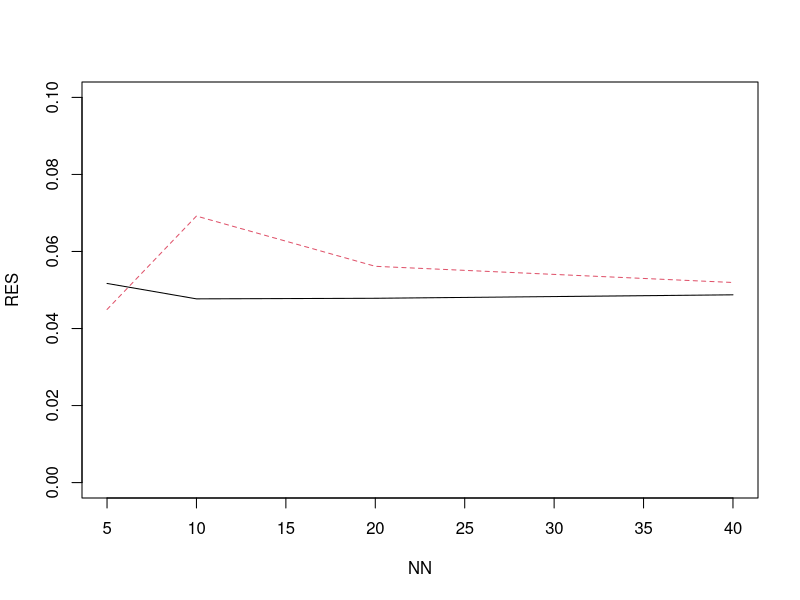

This chart was generated by the following R code:
# Zhentao Shi. 4/5/2015

# an example to develop an experiment for the test size of b_hat in OLS
# the code should be developed from scratch
# each step must be tested, and then wrap into a report

# steps
# 1. given sample size, get OLS b_hat and its t_value
# 2. wrap the t_value so that we can replicate for many many times
# 3. give sample size, report the size under two distributions
# 4. wrap it over different sample sizes.
# 5. add comments and documentation

rm(list = ls( ) )
library(plyr)
set.seed(999)


# set the parameters

Rep = 20000
b0 = matrix(1, nrow = 2 )


# the workhorse functions

MonteCarlo = function(X, n, type = "Normal", df = 1){
  # a function gives the t-value under the null
  if (type == "Normal"){
    e = rnorm(n)
  } else if (type == "T"){
    e = rt(n, df )
  }
  
  # X = cbind( 1, rnorm(n) ) # you can try this line. See what is the difference.
  Y = X %*% b0 + e
  rm(e)
  
  bhat = solve( t(X) %*% X, t(X)%*% Y )
  bhat2 = bhat[2] # parameter we want to test
  
  e_hat = Y - X %*% bhat
  sigma_hat_square = sum(e_hat^2)/ (n-2)
  sig_B = solve( t(X) %*% X  ) * sigma_hat_square
  t_value_2 = ( bhat2 - b0[2]) / sqrt( sig_B[2,2] ) 
  
  return( c(bhat2, t_value_2) )
}



# report the empirical test size
report = function(n){
  # collect the test size from the two distributions
  # this function contains some repeated code, but is OK for such a smply one
  TEST_SIZE = rep(0,2)
  
  # finite sample results requires X to be fixed 
  X = cbind( 1, rnorm(n) ) # generate the regressors
  
  Res = ldply( .data = 1:Rep, .fun = function(i) MonteCarlo(X, n, "Normal")  )
  names(Res) = c("bhat2", "t_value")
  TEST_SIZE[1] = mean( abs(Res$t_value) > qt(.975, n-2) )  
  
  Res = ldply( .data = 1:Rep, .fun = function(i) MonteCarlo(X, n, "T", 1)  )
  names(Res) = c("bhat2", "t_value")
  TEST_SIZE[2] = mean( abs(Res$t_value) > qt(.975, n-2) )
  
  return(TEST_SIZE)
  print(TEST_SIZE)
}


pts0 = Sys.time()
# run the calculation of the empirical sizes for different sample sizes
NN = c(5, 10, 20, 40)
# for (n in NN)   print(report(n)) # an alternative for the replication over NN
RES = ldply(.data = NN, .fun = report, .progress = "text" )
names(RES) = c("Normal", "T")
print(RES)
print( Sys.time() - pts0 )

matplot( y = RES, x = NN, type = "l", ylim = c(0, 0.1) )
